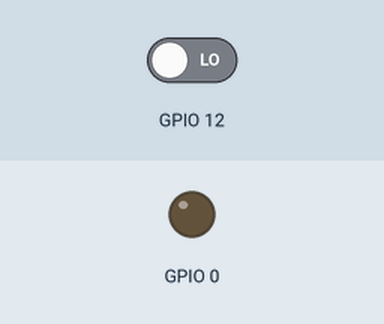
Bench run of a sketch on a simulated ESP32. Shown: output pins drawn as LEDs (lit = HIGH). Inputs (shaded band) come from the test bench; at power-on: GPIO 12 LOW. What the sketch prints to the serial monitor is not drawn.

Above: at 1.2 s.
1.3 s: GPIO 12 driven HIGH
At 2.2 s:
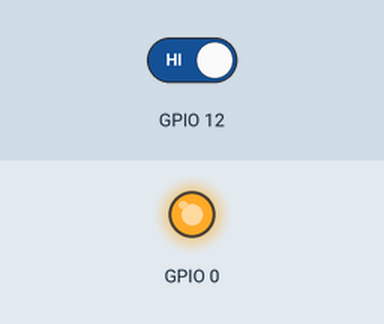
2.8 s: GPIO 12 driven LOW
At 3.3 s:
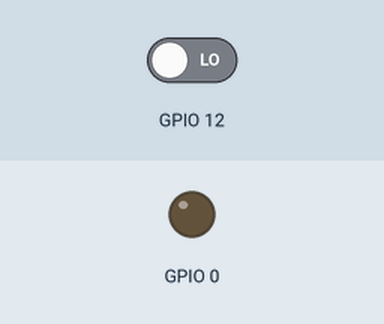
Timing chart, 0 to 5.8 s (numbered marks = the images above; inputs shaded):
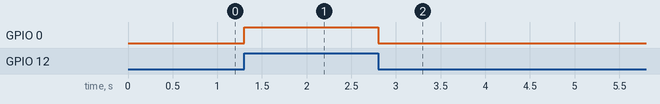

Measured:
- after the input at 1.3 s, GPIO 0: LOW → HIGH at once
- after the input at 2.8 s, GPIO 0: HIGH → LOW at once

The sketch:

pushButton_intterrupt.ino
```cpp
void IRAM_ATTR detectStart();

void setup() {
  // put your setup code here, to run once:
  pinMode(0, OUTPUT);
  pinMode(12, INPUT_PULLDOWN);

  Serial.begin(115200);

 // attachInterrupt(digitalPinToInterrupt(12), detectStart, RISING);


}

void loop() {
  // put your main code here, to run repeatedly:
  int reading = digitalRead(12);

    digitalWrite(0, reading);
    Serial.println(reading);

/*
  if (digitalRead(12) == HIGH) {
    Serial.println("Ready push1");
    delay(200);

  }
  */

}
```
